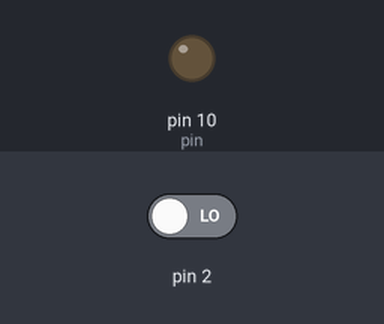
Bench run of a sketch on a simulated Arduino Uno, built with avr-gcc and run on an emulated ATmega328P. Shown: output pins drawn as LEDs (lit = HIGH). The test bench sets the inputs (shaded band); at power-on: pin 2 LOW.

Above: at 1.2 s.
1.3 s: pin 2 driven HIGH
At 1.8 s:
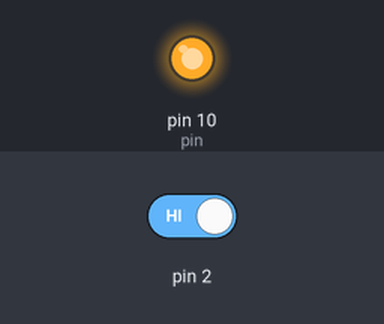
2.8 s: pin 2 driven LOW
At 4.1 s:
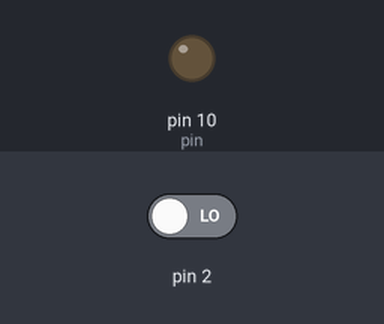
Timing chart, 0 to 5.8 s (numbered marks = the images above; inputs shaded):
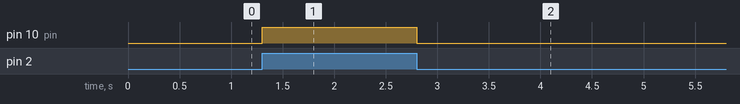

The sketch:

Interrupt_Example.ino
```cpp
int pin=10;
// variable qualifier - variable 'state' will be loaded from RAM
volatile int state=LOW;

void setup(){
pinMode(pin,OUTPUT);
// parameter1 - interrupt (0 or 1)
// parameter2 - name of the interrupt handler function
// parameter3 - trigger(CHANGE,LOW,RISING or FALLING)
attachInterrupt(0,handler,CHANGE);
}

void loop(){
digitalWrite(pin,state);
}
// interrupt handler function
void handler(){
state=!state;
}
```

Measured:
- after the input at 1.3 s, pin 10 (pin): LOW → HIGH at once
- after the input at 2.8 s, pin 10 (pin): HIGH → LOW at once
